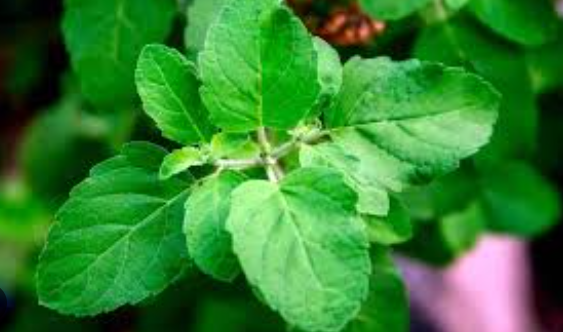
#> input picture herb-ai-identifier/media/temp_herb.jpg, 563 x 332 px; its folder holds only this picture in this run
$ python -i engine.py   (imports and definitions only)
#> lines starting #> are read from the running program, lines starting #| are printed output that depends on the picture
import os
import io
import time
import hashlib
import json
import PIL.Image
import urllib.parse
import urllib.request
import re
import logging
from datetime import datetime
import google.generativeai as genai
from django.conf import settings
from pathlib import Path

# --- GLOBAL CONFIG & LOGGING ---
# [1 line not run here, left out]
logger = logging.getLogger("HerbAI-Inference")

RESPONSE_CACHE = {}
CACHE_DIR = os.path.join(os.path.dirname(__file__), '.cache')

# --- 1. CACHING SYSTEM (Prevents redundant API hits) ---

def ensure_cache_dir():
    """Ensures the local disk cache directory exists."""
    if not os.path.exists(CACHE_DIR):
        os.makedirs(CACHE_DIR, exist_ok=True)

def get_cache_key(prompt, image_hash=None):
    """Generates a unique MD5 hash for the specific prompt and image."""
    raw_payload = f"{prompt}_{image_hash}" if image_hash else prompt
    return hashlib.md5(raw_payload.encode()).hexdigest()

def get_cached_response(prompt, image_hash=None):
    """Retrieves a response from memory or disk cache."""
    key = get_cache_key(prompt, image_hash)
    if key in RESPONSE_CACHE:
        return RESPONSE_CACHE[key]

    ensure_cache_dir()
    cache_path = os.path.join(CACHE_DIR, f"{key}.json")
    if os.path.exists(cache_path):
        try:
            with open(cache_path, "r", encoding='utf-8') as f:
                data = json.load(f)
                RESPONSE_CACHE[key] = data["response"]
                return data["response"]
        except Exception as e:
            logger.error(f"Cache read error: {e}")
    return None

# [11 lines left out: function cache_response, not called in this run]

# --- 2. IMAGE UTILITIES ---

def get_image_hash(image_input):
    """Generates a hash of the image content to identify it in cache."""
    try:
        if isinstance(image_input, str) and os.path.exists(image_input):
            with open(image_input, "rb") as f:
                return hashlib.md5(f.read()).hexdigest()
        elif isinstance(image_input, PIL.Image.Image):
            buf = io.BytesIO()
            image_input.save(buf, format="JPEG")
            return hashlib.md5(buf.getvalue()).hexdigest()
    except Exception:
        return None
    return None

def preprocess_image(image_input):
    """Standardizes image size to 512x512 to save on API token costs."""
    try:
        if isinstance(image_input, str):
            img = PIL.Image.open(image_input)
        elif isinstance(image_input, PIL.Image.Image):
            img = image_input
        else:
            img = PIL.Image.open(image_input)

        img = img.convert("RGB")
        img.thumbnail((512, 512)) # Standardize for token efficiency
        return img
    except Exception as e:
        logger.error(f"Image preprocessing failed: {e}")
        return None

# --- 3. API & MODEL MANAGEMENT (Key Rotator) ---

# [65 lines left out: functions get_api_key, get_model, fetch_local_data, fetch_web_image, extract_scientific_name, not called in this run]

def call_gemini(image_input, prompt):
    """Executive function to handle API communication with fallback logic."""
    image_hash = get_image_hash(image_input)
    cached = get_cached_response(prompt, image_hash)
    if cached:
        logger.info("Retrieved from cache.")
        return cached

    img_obj = preprocess_image(image_input)
    if not img_obj:
        return "ERROR_IMAGE"

    # Priority 1: Gemini 1.5 Flash (Reliable)
    # Priority 2: Gemini 1.5 Flash-8b (Lightweight fallback)
    for model_tier in ["gemini-1.5-flash", "gemini-1.5-flash-8b"]:
        try:
            model = get_model(model_tier)
            response = model.generate_content([prompt, img_obj])

            if response.text:
                cache_response(prompt, response.text, image_hash)
                return response.text
        except Exception as e:
            err = str(e).lower()
            if "429" in err or "quota" in err or "limit" in err:
                logger.warning(f"Tier {model_tier} exhausted. Trying fallback...")
                continue
            logger.error(f"API Error: {e}")
            return "ERROR"

    return "QUOTA_EXCEEDED"

def process_full_analysis(image_input):
    """The master pipeline for Herb-AI identification."""
    master_prompt = """
    You are a professional botanical system. Identify this plant specimen.
    Provide the following structure:
    1. Name (Just the common name on the first line)
    2. Scientific Name in parentheses
    3. Botanical Features
    4. Traditional Uses (Unani/Ayurveda)
    5. Health Benefits & Warnings
    """

    raw_result = call_gemini(image_input, master_prompt)

    if raw_result == "QUOTA_EXCEEDED":
        return {
            "name": "Limit Reached",
            "details": "API Quota exceeded. Using local knowledge only.",
            "scientific_name": "N/A",
            "confidence": 0,
            "source": "SYSTEM",
            "matched_image_url": None
        }

    if "ERROR" in raw_result:
        return {"name": "Unknown", "details": "Analysis failed.", "confidence": 0, "source": "ERROR"}

    # Extract name from the first line of AI response
    lines = raw_result.strip().split("\n")
    herb_name = lines[0].replace("*", "").strip()

    # Enrichment from Knowledge Base
    local_match = fetch_local_data(herb_name)
    if local_match:
        vault_text, filename = local_match
        final_details = f"### [LOCAL VAULT DATA: {filename}]\n{vault_text}\n\n### [AI ANALYSIS]\n{raw_result}"
        source = "VAULT_HYBRID"
        confidence = 98.5
    else:
        final_details = raw_result
        source = "AI_GENERATED"
        confidence = 88.0

    return {
        "name": herb_name,
        "details": final_details,
        "scientific_name": extract_scientific_name(raw_result),
        "confidence": confidence,
        "source": source,
        "matched_image_url": fetch_web_image(herb_name)
    }

# Final Alias
run_inference = process_full_analysis

>>> import cv2
>>> picture = cv2.imread('../media/temp_herb.jpg', cv2.IMREAD_GRAYSCALE)
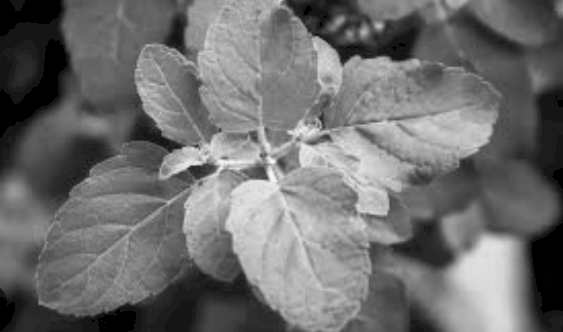
#> picture: shape (332, 563); min 0, max 247, mean 110.1
>>> result = process_full_analysis(picture)
#> in process_full_analysis, `raw_result = call_gemini(image_input, master_prompt)`: raw_result = 'ERROR_IMAGE'
#> result = {'name': 'Unknown', 'details': 'Analysis failed.', 'confidence': 0, 'source': 'ERROR'}
